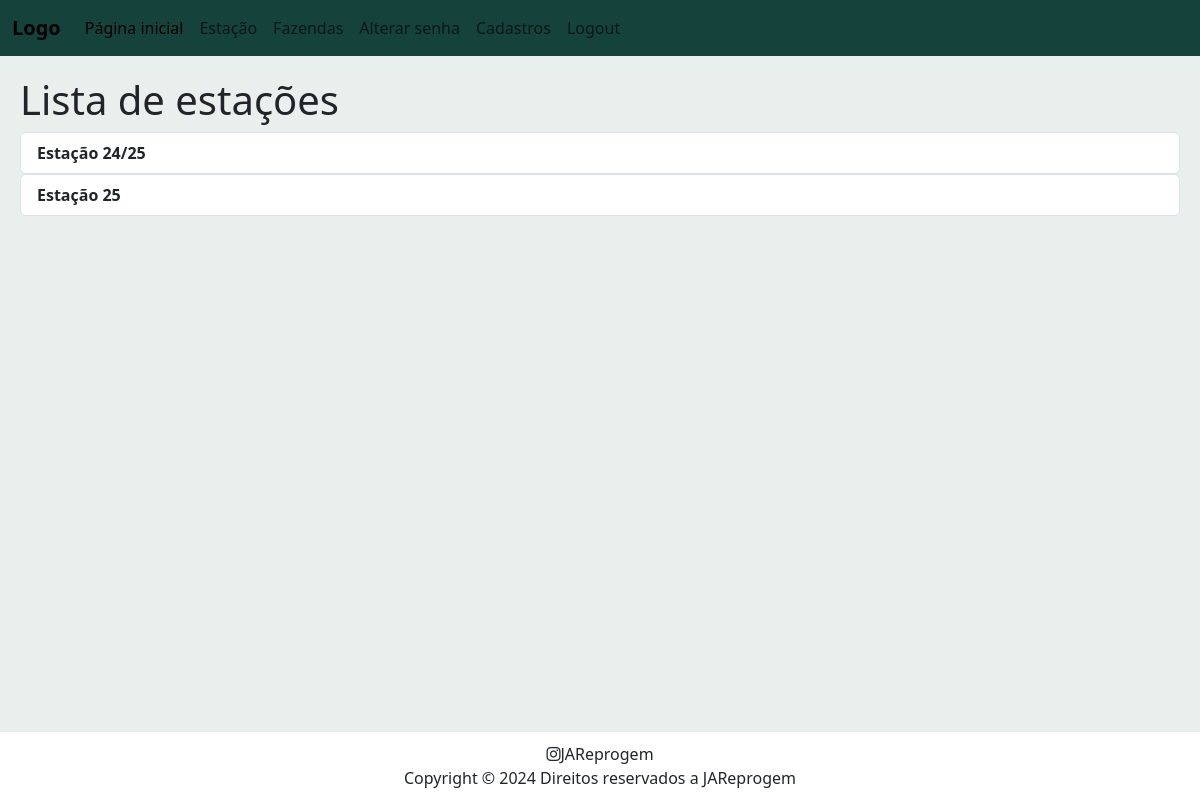
Page /season/ (signed in) on the earlier database version.
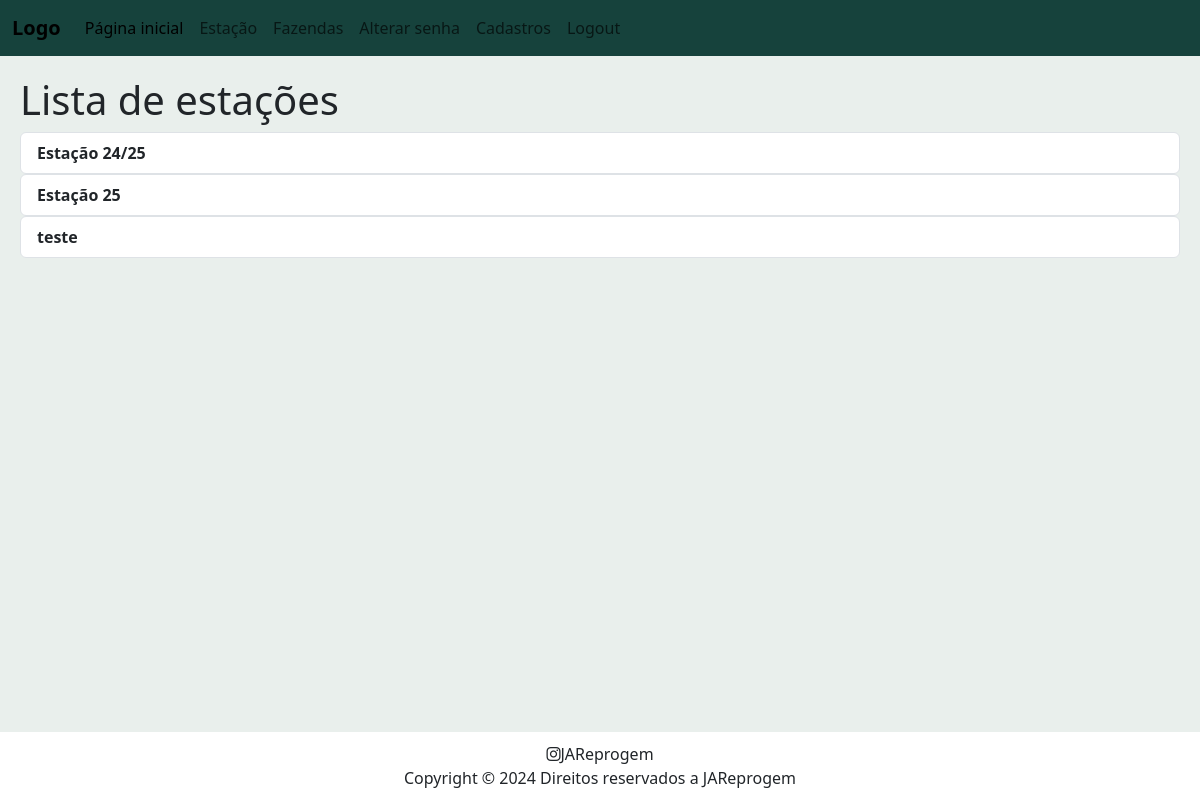
Same page on the later database version.
### season/models.py (models this page shows, shortened)
class Season(models.Model):
    season_name = models.CharField(max_length=200)
    begin_date = models.DateField()
    end_date = models.DateField()
    farms = models.ManyToManyField(Farm, related_name='seasons')

### season/views.py (the view)
# urls.py: path("", views.season_index, name="season_index"),
@login_required
def season_index(request):
    season_list = Season.objects.all()
    context = {
        "season_list": season_list,
    }
    return render(request, "season/season-index.html", context)

### season/templates/season/season-index.html (shortened to what this page needs)
{% extends 'farm/base.html' %}
    {% block body %}
        <h1>Lista de estações</h1>
        {% if season_list %}
            {% for season in season_list %}
                <div>
                    <ul class="list-group">
                        <li class="list-group-item">
                            <a href="{% url 'season_detail' season.id %}">{{ season.season_name }}</a>
                        </li>
                    </ul>
                </div>
            {% endfor %}
        {% else %}
                <h2>Nenhuma estação cadastrada</h2>
        {% endif %}
    {% endblock %}

Differences in the rows shown:
added Season: season_name "teste"
